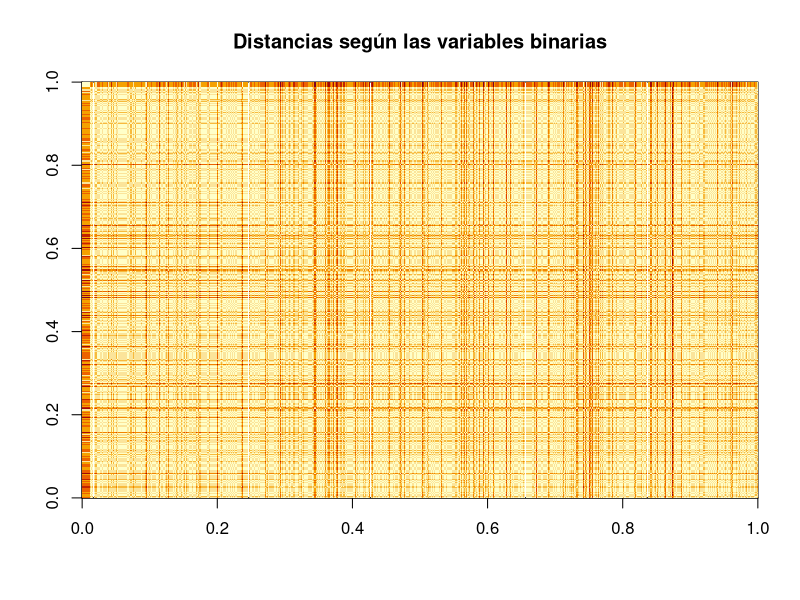
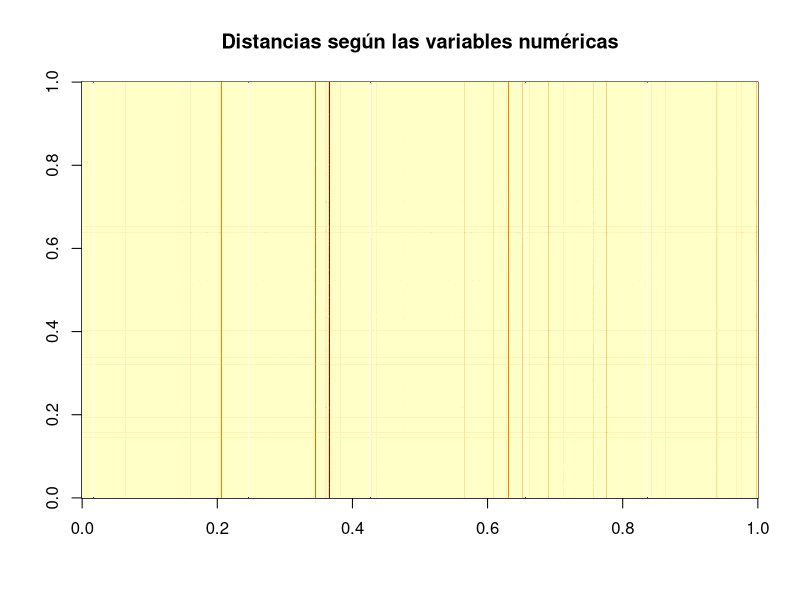
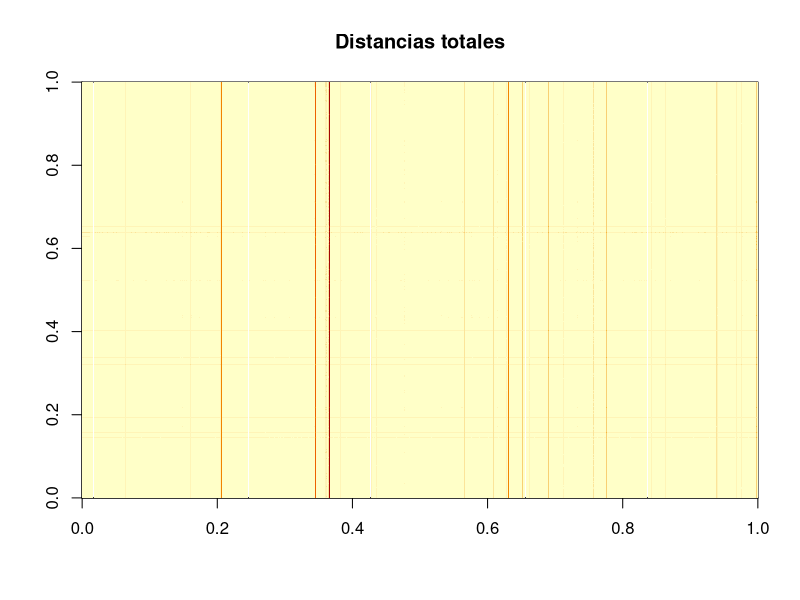
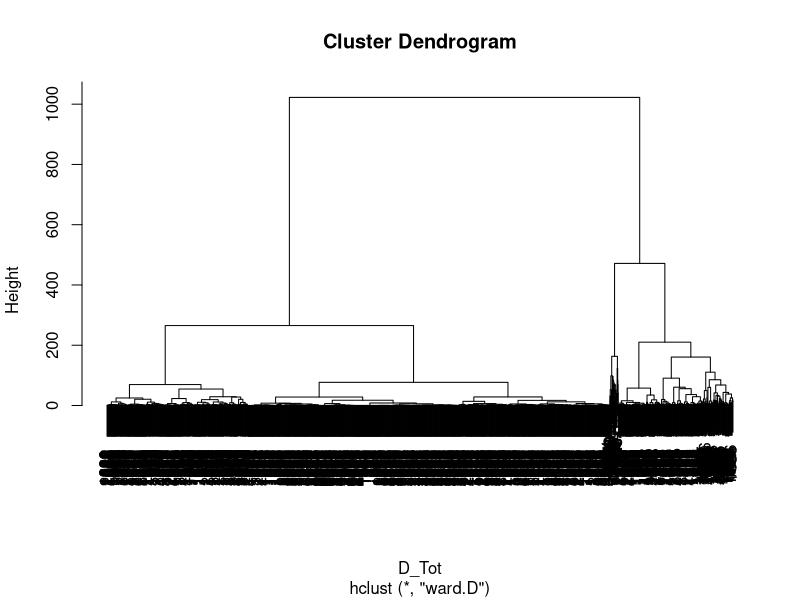
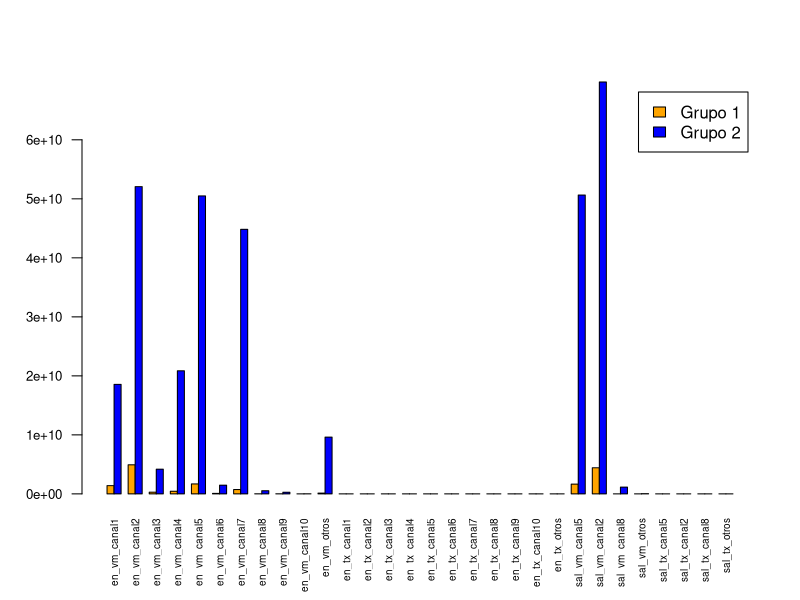
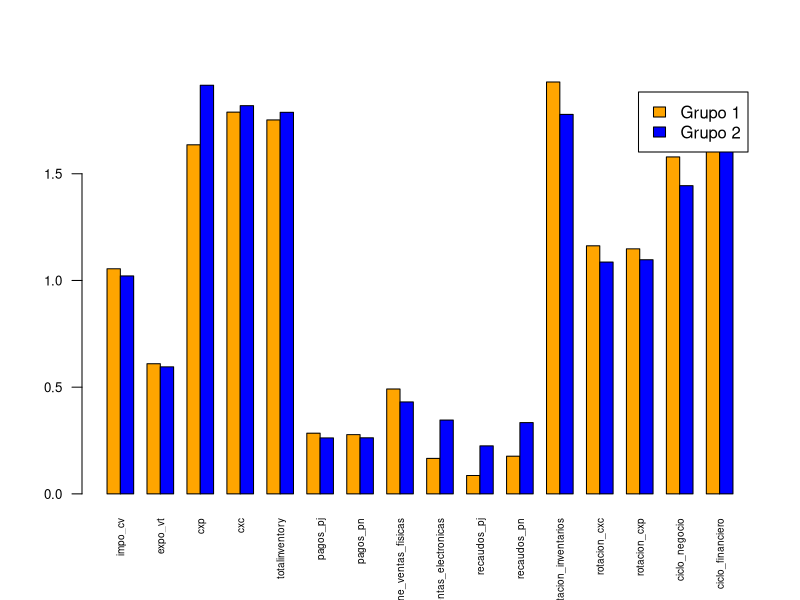
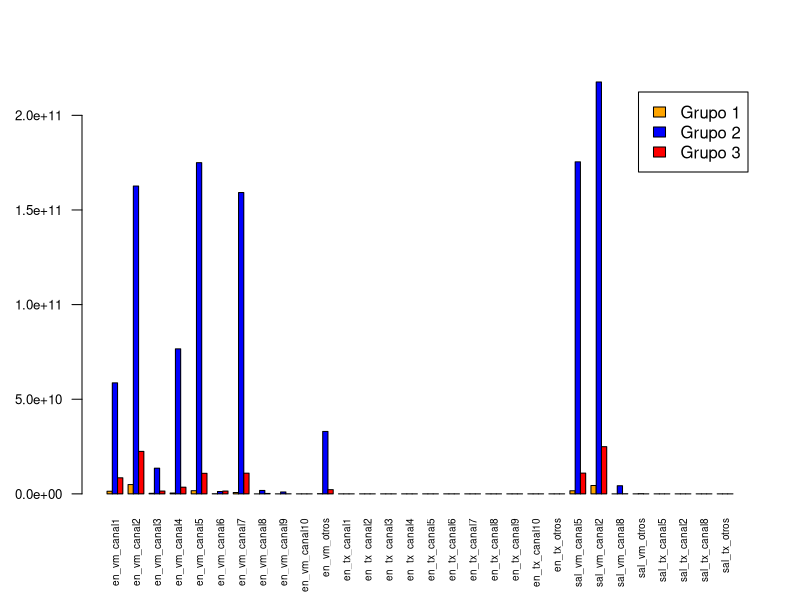
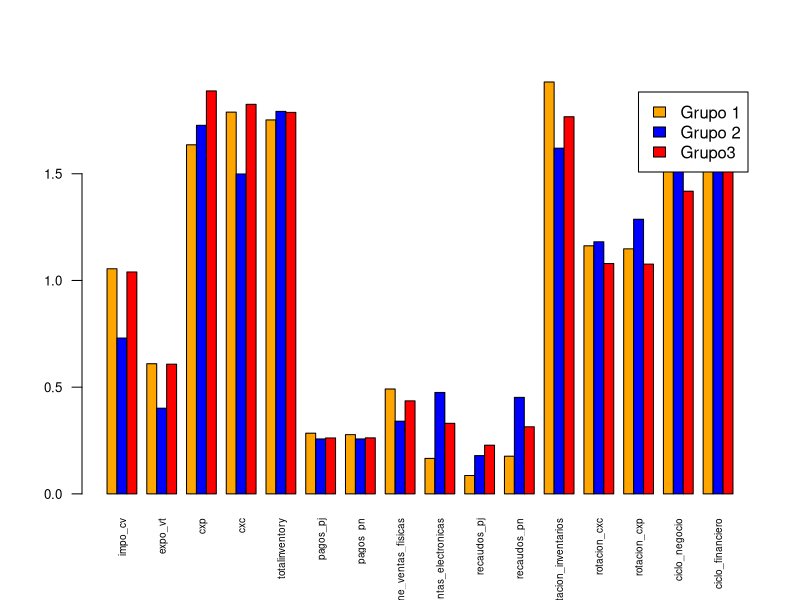

R code for these plots, in order:
## ---- chunk 1
library(scales)
library(kableExtra)

library(ggplot2)

## ---- chunk 2
datos <-read.csv('base_trabajo_segmentacion.csv',header = TRUE, sep = ";")

## ---- chunk 3
datos_num <- datos[,c(2:31)]
datos_cat<- datos[,c(32:47)]
## ---- chunk 4
datos_num_scaled <- scale(datos_num,center = TRUE, scale = TRUE)
## ---- chunk 5
D_cat <- dist(datos_cat,method="binary",diag=TRUE)
D_num <- dist(datos_num_scaled,diag=TRUE)
## ---- chunk 6
image(t(as.matrix(D_cat)[,2233:1]), main="Distancias según las variables binarias")
## ---- chunk 7
image(t(as.matrix(D_num)[,2233:1]), main="Distancias según las variables numéricas")
## ---- chunk 8
D_Tot <- D_cat + D_num
## ---- chunk 9
image(t(as.matrix(D_Tot)[,2233:1]), main="Distancias totales")
## ---- chunk 10
cluster_jerar <- hclust(D_Tot,method = "ward.D") #mejores resultados con ward.D y ward.D2
## ---- chunk 11
plot(cluster_jerar)
## ---- chunk 12
etiqueta_grupo<- cutree(cluster_jerar,k=2)
## ---- chunk 13
table(etiqueta_grupo)
## ---- chunk 14
kable(summary(datos[etiqueta_grupo==1,])[3,])
## ---- chunk 15
grupo1<-datos[etiqueta_grupo==1,]
## ---- chunk 16

means_num<- aggregate(cbind(en_vm_canal1,en_vm_canal2 ,en_vm_canal3, en_vm_canal4,en_vm_canal5,en_vm_canal6,en_vm_canal7,en_vm_canal8,en_vm_canal9,en_vm_canal10,en_vm_otros,en_tx_canal1, en_tx_canal2,en_tx_canal3,en_tx_canal4,en_tx_canal5 , en_tx_canal6,en_tx_canal7,en_tx_canal8,en_tx_canal9,en_tx_canal10,en_tx_otros,sal_vm_canal5,sal_vm_canal2, sal_vm_canal8,sal_vm_otros,sal_tx_canal5,sal_tx_canal2,sal_tx_canal8,sal_tx_otros)~etiqueta_grupo,data=datos,FUN=sd)
#aggregate(cbind(u[2],u[3])~etiqueta_grupo,data=datos,FUN=sd)

## ---- chunk 17
medias_grupo_1_2_num<-data.frame(t(means_num[-1]))
colnames(medias_grupo_1_2_num) <- c('grupo1','grupo2')
## ---- chunk 18
names=c(names(means_num))
barplot(t(as.matrix(medias_grupo_1_2_num)),names.arg=names[2:31],las=2,cex.axis=0.8,cex.names=0.6, col=c('orange','blue'), legend =c('Grupo 1','Grupo 2'),beside=TRUE)
## ---- chunk 19
means_cat<- aggregate(cbind(impo_cv,expo_vt,cxp,cxc,totalinventory,pagos_pj,pagos_pn,tiene_ventas_fisicas,tiene_ventas_electronicas,recaudos_pj  , recaudos_pn ,rotacion_inventarios,rotacion_cxc,rotacion_cxp , ciclo_negocio,ciclo_financiero)~etiqueta_grupo,data=datos,FUN=sd)
## ---- chunk 20
medias_grupo_1_2_cat<-data.frame(t(means_cat[-1]))
colnames(medias_grupo_1_2_cat) <- c('grupo1','grupo2')
## ---- chunk 21
names=c(names(means_cat))
barplot(t(as.matrix(medias_grupo_1_2_cat)),names.arg=names[2:17],las=2,cex.axis=0.8,cex.names=0.6, col=c('orange','blue'),legend=c('Grupo 1','Grupo 2'),beside=TRUE)

## ---- chunk 22
etiqueta_grupoII<- cutree(cluster_jerar,k=3)
## ---- chunk 23
meansII<- aggregate(cbind(en_vm_canal1,en_vm_canal2 ,en_vm_canal3, en_vm_canal4,en_vm_canal5,en_vm_canal6,en_vm_canal7,en_vm_canal8,en_vm_canal9,en_vm_canal10,en_vm_otros,en_tx_canal1, en_tx_canal2,en_tx_canal3,en_tx_canal4,en_tx_canal5 , en_tx_canal6,en_tx_canal7,en_tx_canal8,en_tx_canal9,en_tx_canal10,en_tx_otros,sal_vm_canal5,sal_vm_canal2, sal_vm_canal8,sal_vm_otros,sal_tx_canal5,sal_tx_canal2,sal_tx_canal8,sal_tx_otros)~etiqueta_grupoII,data=datos,FUN=sd)
## ---- chunk 24
medias_grupo_1_2_3<-data.frame(t(meansII[-1]))
colnames(medias_grupo_1_2_3) <- c('grupo1','grupo2','grupo3')
## ---- chunk 25
namesII=c(names(meansII))
barplot(t(as.matrix(medias_grupo_1_2_3)),names.arg=namesII[2:31],las=2,cex.axis=0.8,cex.names=0.6, col=c('orange','blue','red'), legend =c('Grupo 1','Grupo 2','Grupo 3'),beside=TRUE)
## ---- chunk 26
means_cat_3<- aggregate(cbind(impo_cv,expo_vt,cxp,cxc,totalinventory,pagos_pj,pagos_pn,tiene_ventas_fisicas,tiene_ventas_electronicas,recaudos_pj  , recaudos_pn ,rotacion_inventarios,rotacion_cxc,rotacion_cxp , ciclo_negocio,ciclo_financiero)~etiqueta_grupoII,data=datos,FUN=sd)
## ---- chunk 27
medias_grupo_3_cat<-data.frame(t(means_cat_3[-1]))
colnames(medias_grupo_3_cat) <- c('grupo1','grupo2','grupo3')
## ---- chunk 28
names=c(names(means_cat_3))
barplot(t(as.matrix(medias_grupo_3_cat)),names.arg=names[2:17],las=2,cex.axis=0.8,cex.names=0.6, col=c('orange','blue','red'),legend=c('Grupo 1','Grupo 2','Grupo3'),beside=TRUE)

## ---- chunk 29
etiqueta_grupoVII<- cutree(cluster_jerar,k=7)
## ---- chunk 30
meansVII<- aggregate(cbind(impo_cv,expo_vt,cxp,cxc,totalinventory,pagos_pj,pagos_pn,tiene_ventas_fisicas,tiene_ventas_electronicas,recaudos_pj  , recaudos_pn ,rotacion_inventarios,rotacion_cxc,rotacion_cxp , ciclo_negocio,ciclo_financiero)~etiqueta_grupoVII,data=datos,FUN=sd)
## ---- chunk 31
medias_grupo_7<-data.frame(t(meansVII[-1]))
colnames(medias_grupo_7) <- c('grupo1','grupo2','grupo3','grupo4','grupo5','grupo6','grupo7')
## ---- chunk 32
namesVII=c(names(meansVII))
barplot(t(as.matrix(medias_grupo_7)),names.arg=namesVII[2:17],las=2,cex.axis=0.8,cex.names=0.6, col=c('orange','blue','red','blue','green','yellow','purple'), legend =c('Grupo 1','Grupo 2','Grupo 3','Grupo 4','Grupo 5','Grupo 6','Grupo 7'),beside=TRUE)
## ---- chunk 33
meansVII_Cat<- aggregate(cbind(impo_cv,expo_vt,cxp,cxc,totalinventory,pagos_pj,pagos_pn,tiene_ventas_fisicas,tiene_ventas_electronicas,recaudos_pj  , recaudos_pn ,rotacion_inventarios,rotacion_cxc,rotacion_cxp , ciclo_negocio,ciclo_financiero)~etiqueta_grupoVII,data=datos,FUN=sd)
## ---- chunk 34
medias_grupo_7_Cat<-data.frame(t(meansVII_Cat[-1]))
colnames(medias_grupo_7_Cat) <- c('grupo1','grupo2','grupo3','grupo4','grupo5','grupo6','grupo7')
## ---- chunk 35
namesVII_Cat=c(names(meansVII_Cat))
barplot(t(as.matrix(medias_grupo_7_Cat)),names.arg=namesVII_Cat[2:17],las=2,cex.axis=0.8,cex.names=0.6, col=c('orange','blue','red','blue','green','yellow','purple'),legend =c('Grupo 1','Grupo 2','Grupo 3','Grupo 4','Grupo 5','Grupo 6','Grupo 7'),beside=TRUE)
## ---- chunk 36
set.seed(1234)
wcss <- vector()
for(i in 1:20){
  wcss[i] <- sum(kmeans(D_Tot, i)$withinss)
}
## ---- chunk 37

plot(wcss)
## ---- chunk 38
# set.seed(1234)
# wcss_20 <- vector()
# for(i in 1:20){
#   wcss[i] <- sum(kmeans(D_cat, i)$withinss)
# }
## ---- chunk 39
#cluster_jerar_num <- hclust(D_num,method = "complete")
## ---- chunk 40
#plot(cluster_jerar_num)
## ---- chunk 41
# set.seed(1234)
# wcss_num <- vector()
# for(i in 1:10){
#   wcss[i] <- sum(kmeans(D_num, i)$withinss)
# }
## ---- chunk 42
#cluster_jerar_num <- hclust(D_num,method = "complete")
## ---- chunk 43
#plot(cluster_jerar_num )
## ---- chunk 44
#etiqueta_grupo <- cutree(cluster_jerar,k=5)
## ---- chunk 45
#plot(etiqueta_grupo )
